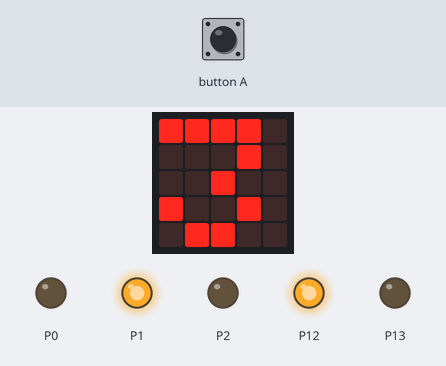
The program below on a simulated BBC micro:bit (MakeCode). On the bench: the board's 5×5 LED display, output pins drawn as LEDs (lit = HIGH). The test bench sets the inputs (shaded band).

Above: at 6.9 s.
7.0 s: button A pressed for 2.15 s
At 8.1 s:
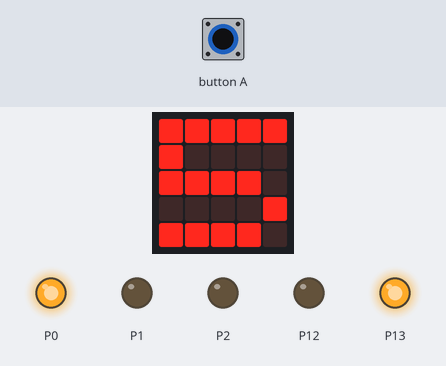
At 11.8 s:
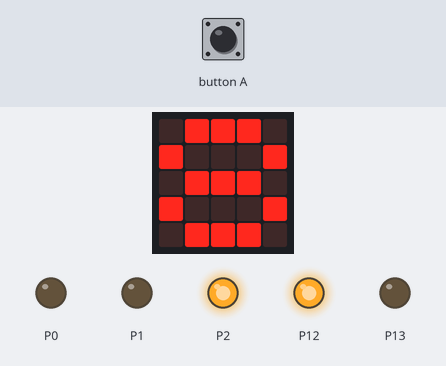
Timing chart, 0 to 18.8 s (numbered marks = the images above; inputs shaded):
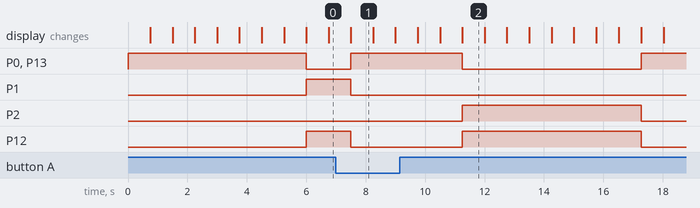

The program:

main.ts
```typescript
let compteur = 0
function b_p () {
    if (pins.digitalReadPin(DigitalPin.P5) == 0) {
        compteur = 5
        for (let index = 0; index < 5; index++) {
            if (compteur > 0) {
                pins.digitalWritePin(DigitalPin.P0, 1)
                pins.digitalWritePin(DigitalPin.P1, 0)
                pins.digitalWritePin(DigitalPin.P2, 0)
                pins.digitalWritePin(DigitalPin.P12, 0)
                pins.digitalWritePin(DigitalPin.P13, 1)
                basic.showString("" + (compteur))
                compteur += -1
            }
        }
    }
}
basic.forever(function () {
    compteur = 8
    for (let index = 0; index < 8; index++) {
        if (compteur > 0) {
            pins.digitalWritePin(DigitalPin.P0, 1)
            pins.digitalWritePin(DigitalPin.P1, 0)
            pins.digitalWritePin(DigitalPin.P2, 0)
            pins.digitalWritePin(DigitalPin.P12, 0)
            pins.digitalWritePin(DigitalPin.P13, 1)
            basic.showString("" + (compteur))
            compteur += -1
        }
    }
    compteur = 4
    for (let index = 0; index < 4; index++) {
        if (compteur > 0) {
            pins.digitalWritePin(DigitalPin.P0, 0)
            pins.digitalWritePin(DigitalPin.P1, 1)
            pins.digitalWritePin(DigitalPin.P2, 0)
            pins.digitalWritePin(DigitalPin.P12, 1)
            pins.digitalWritePin(DigitalPin.P13, 0)
            basic.showString("" + (compteur))
            compteur += -1
            b_p()
        }
    }
    compteur = 8
    for (let index = 0; index < 8; index++) {
        if (compteur > 0) {
            pins.digitalWritePin(DigitalPin.P0, 0)
            pins.digitalWritePin(DigitalPin.P1, 0)
            pins.digitalWritePin(DigitalPin.P2, 1)
            pins.digitalWritePin(DigitalPin.P12, 1)
            pins.digitalWritePin(DigitalPin.P13, 0)
            basic.showString("" + (compteur))
            compteur += -1
            b_p()
        }
    }
})
```

test.ts
```typescript
// les tests vont ici ; cela ne sera pas compilé si ce paquet est utilisé en tant qu'extension.
```

Measured:
- after the input at 7.0 s, P0, P13: LOW → HIGH after 0.50 s instead of 8.0 s; P1: HIGH → LOW after 0.50 s instead of 2.0 s; P12: HIGH → LOW after 0.50 s instead of 8.0 s
- what the display in image 1 shows lasts 0.8 s, from 7.5 s to 8.3 s
